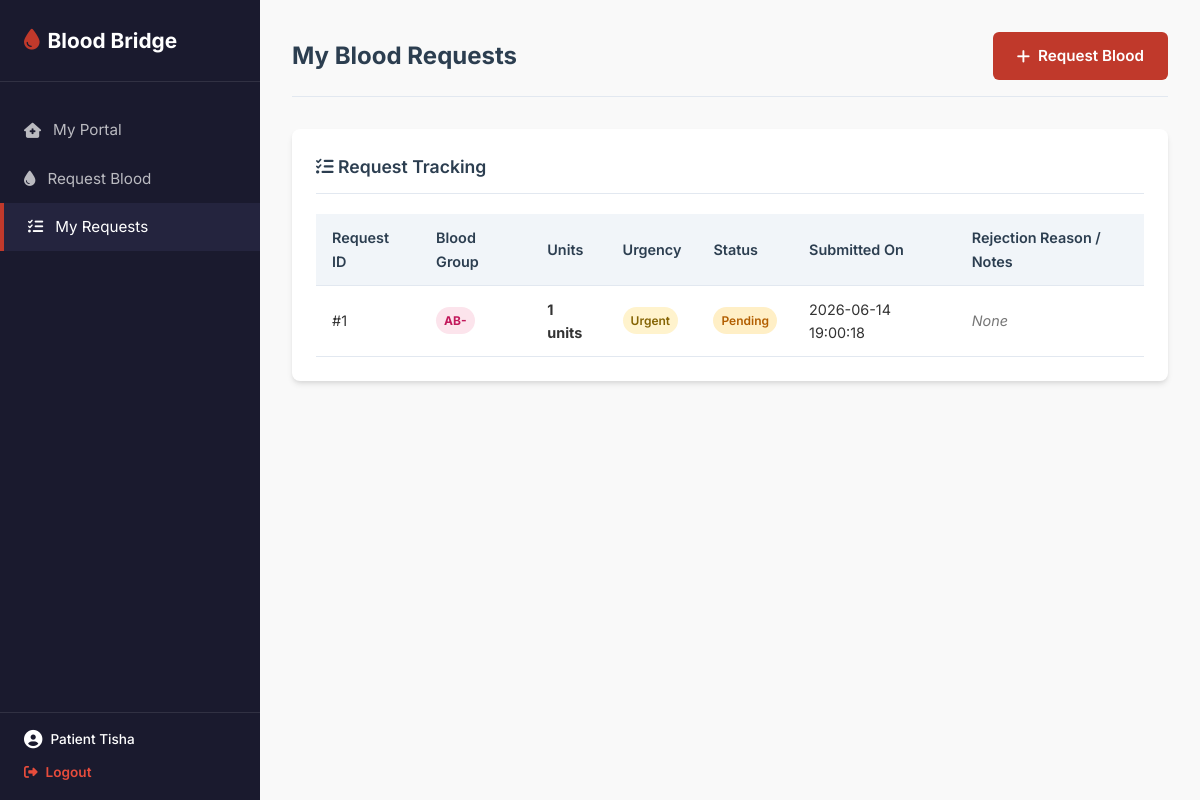
The page /index.php?route=patient/my-requests (signed in) on the database its author committed.
### tables this page shows
CREATE TABLE `blood_requests` (
  `request_id` INT AUTO_INCREMENT PRIMARY KEY,
  `requester_name` VARCHAR(100) NOT NULL,
  `requester_contact` VARCHAR(100) NOT NULL,
  `blood_type` ENUM('A+', 'A-', 'B+', 'B-', 'AB+', 'AB-', 'O+', 'O-') NOT NULL,
  `units_needed` INT NOT NULL,
  `urgency` ENUM('normal', 'urgent', 'critical') NOT NULL DEFAULT 'normal',
  `status` ENUM('pending', 'approved', 'fulfilled', 'rejected') NOT NULL DEFAULT 'pending',
  `requested_at` TIMESTAMP DEFAULT CURRENT_TIMESTAMP,
  `processed_by` INT DEFAULT NULL,
  `patient_id` INT DEFAULT NULL,
  `notes` TEXT,
  FOREIGN KEY (`processed_by`) REFERENCES `users` (`user_id`) ON DELETE SET NULL,
  FOREIGN KEY (`patient_id`) REFERENCES `users` (`user_id`) ON DELETE SET NULL
);

### controllers/BaseController.php (called while the page is built, shortened)
<?php
abstract class BaseController {
    protected function render($viewPath, $data = [], $pageTitle = 'Blood Bridge') {
        extract($data);
        include __DIR__ . '/../views/layouts/header.php';
        include __DIR__ . '/../views/' . $viewPath . '.php';
        include __DIR__ . '/../views/layouts/footer.php';
    }
}
?>

### controllers/PatientController.php (called while the page is built, shortened)
<?php
require_once __DIR__ . '/BaseController.php';
require_once __DIR__ . '/../models/RequestModel.php';
class PatientController extends BaseController {
    private $requestModel;
    public function __construct($pdo) {
        $this->requestModel = new RequestModel($pdo);
    }
    public function myRequests() {
        $patient_id = $_SESSION['user_id'];
        $data = [
            'requests' => $this->requestModel->getRequestsByPatient($patient_id)
        ];
        $this->render('patient/my_requests', $data, 'My Requests');
    }
}
?>

### models/RequestModel.php (called while the page is built, shortened)
<?php
class RequestModel {
    private $db;
    public function __construct($pdo) {
        $this->db = $pdo;
    }
    public function getRequestsByPatient($patientId) {
        $stmt = $this->db->prepare("
            SELECT r.*, u.name as processor_name
            FROM blood_requests r
            LEFT JOIN users u ON r.processed_by = u.user_id
            WHERE r.patient_id = ?
            ORDER BY r.requested_at DESC
        ");
        $stmt->execute([$patientId]);
        return $stmt->fetchAll();
    }
}
?>

### views/patient/my_requests.php (the view)
<div class="top-bar">
    <h2>My Blood Requests</h2>
    <div>
        <a href="index.php?route=patient/request-blood" class="btn btn-primary"><i class="fa-solid fa-plus"></i> Request Blood</a>
    </div>
</div>
<div class="panel">
    <div class="panel-header">
        <span class="panel-title"><i class="fa-solid fa-list-check"></i> Request Tracking</span>
    </div>
    <div class="table-container">
        <table>
            <thead>
                <tr>
                    <th>Request ID</th>
                    <th>Blood Group</th>
                    <th>Units</th>
                    <th>Urgency</th>
                    <th>Status</th>
                    <th>Submitted On</th>
                    <th>Rejection Reason / Notes</th>
                </tr>
            </thead>
            <tbody>
                <?php if (empty($requests)): ?>
                    <tr><td colspan="7" style="text-align: center; color: var(--text-muted);">You have not submitted any blood requests yet.</td></tr>
                <?php else: ?>
                    <?php foreach ($requests as $req): ?>
                        <tr>
                            <td>#<?= $req['request_id'] ?></td>
                            <td><span class="badge badge-normal" style="background-color: #fce4ec; color: #c2185b; font-weight: 700;"><?= htmlspecialchars($req['blood_type']) ?></span></td>
                            <td><strong><?= (int)$req['units_needed'] ?> units</strong></td>
                            <td><span class="badge badge-<?= htmlspecialchars($req['urgency']) ?>"><?= htmlspecialchars(ucfirst($req['urgency'])) ?></span></td>
                            <td>
                                <span class="badge badge-<?= htmlspecialchars($req['status']) ?>">
                                    <?= htmlspecialchars(ucfirst($req['status'])) ?>
                                </span>
                            </td>
                            <td><?= htmlspecialchars($req['requested_at']) ?></td>
                            <td>
                                <?php if ($req['status'] === 'rejected' && !empty($req['notes'])): ?>
                                    <span style="color: var(--danger-color); font-weight: 500;">
                                        <i class="fa-solid fa-triangle-exclamation"></i> <?= htmlspecialchars($req['notes']) ?>
                                    </span>
                                <?php else: ?>
                                    <span style="color: var(--text-muted); font-style: italic;">None</span>
                                <?php endif; ?>
                            </td>
                        </tr>
                    <?php endforeach; ?>
                <?php endif; ?>
            </tbody>
        </table>
    </div>
</div>

### assets/css/style.css (style rules this page uses)
:root { --primary-color: #C0392B; --primary-hover: #962D22; --secondary-color: #2C3E50; --bg-color: #F9F9F9; --card-bg: #FFFFFF; --sidebar-bg: #1A1A2E; --sidebar-hover: #24243e; --text-color: #333333; --text-muted: #777777; --border-color: #E2E8F0; --success-color: #27AE60; --warning-color: #F39C12; --danger-color: #C0392B; --shadow: 0 4px 6px -1px rgba(0, 0, 0, 0.1), 0 2px 4px -1px rgba(0, 0, 0, 0.06); --transition: all 0.3s ease; }
* { margin: 0; padding: 0; box-sizing: border-box; }
body { font-family: 'Inter', sans-serif; background-color: var(--bg-color); color: var(--text-color); line-height: 1.6; display: flex; min-height: 100vh; }
.btn { display: inline-flex; align-items: center; justify-content: center; padding: 0.75rem 1.5rem; font-size: 0.95rem; font-weight: 600; border-radius: 6px; border: none; cursor: pointer; transition: var(--transition); text-decoration: none; gap: 0.5rem; }
.btn-primary { background-color: var(--primary-color); color: white; }
.top-bar { display: flex; justify-content: space-between; align-items: center; margin-bottom: 2rem; padding-bottom: 1rem; border-bottom: 1px solid var(--border-color); }
.top-bar h2 { font-size: 1.5rem; color: var(--secondary-color); }
.panel { background-color: var(--card-bg); border-radius: 8px; padding: 1.5rem; box-shadow: var(--shadow); margin-bottom: 1.5rem; }
.panel-header { display: flex; justify-content: space-between; align-items: center; margin-bottom: 1.25rem; border-bottom: 1px solid var(--border-color); padding-bottom: 0.75rem; }
.panel-title { font-size: 1.1rem; font-weight: 600; color: var(--secondary-color); }
.table-container { width: 100%; overflow-x: auto; }
table { width: 100%; border-collapse: collapse; text-align: left; font-size: 0.9rem; }
th, td { padding: 0.75rem 1rem; border-bottom: 1px solid var(--border-color); }
th { background-color: #F1F5F9; color: var(--secondary-color); font-weight: 600; cursor: pointer; user-select: none; }
.badge { display: inline-block; padding: 0.25rem 0.5rem; font-size: 0.75rem; font-weight: 600; border-radius: 50px; text-align: center; }
.badge-pending { background-color: #FFEFC6; color: #B25E00; }
.badge-normal { background-color: #E2E3E5; color: #383D41; }
.badge-urgent { background-color: #FFF3CD; color: #856404; }

### rows shown on the page
blood_requests: request_id "1", blood_type "AB-", units_needed "1", urgency "Urgent", status "Pending", requested_at "2026-06-14 19:00:18", shows "None"

### other values the page prints
$user_name "Patient Tisha"
